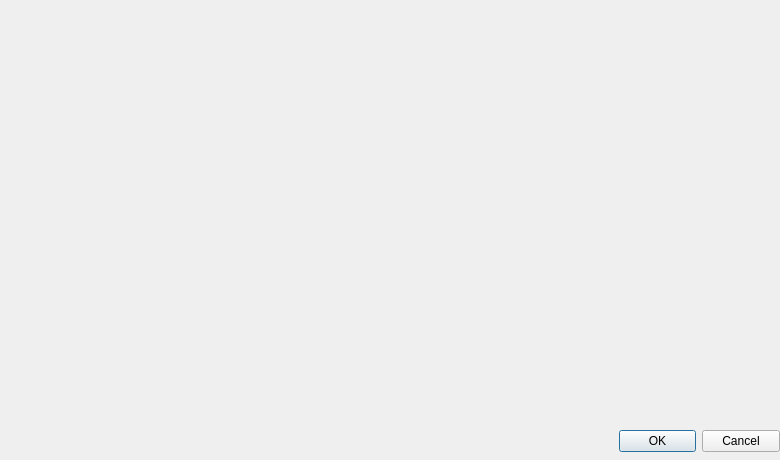
<?xml version="1.0" encoding="UTF-8"?>
<ui version="4.0">
 <class>ChannelBoxDialog</class>
 <widget class="QDialog" name="ChannelBoxDialog">
  <property name="geometry">
   <rect>
    <x>0</x>
    <y>0</y>
    <width>780</width>
    <height>460</height>
   </rect>
  </property>
  <property name="windowTitle">
   <string>Dialog</string>
  </property>
  <layout class="QVBoxLayout" name="verticalLayout">
   <property name="spacing">
    <number>0</number>
   </property>
   <property name="leftMargin">
    <number>0</number>
   </property>
   <property name="topMargin">
    <number>0</number>
   </property>
   <property name="rightMargin">
    <number>0</number>
   </property>
   <property name="bottomMargin">
    <number>0</number>
   </property>
   <item>
    <widget class="ChannelBoxWidget" name="widget" native="true">
     <widget class="QDialogButtonBox" name="buttonBox">
      <property name="geometry">
       <rect>
        <x>619</x>
        <y>430</y>
        <width>161</width>
        <height>23</height>
       </rect>
      </property>
      <property name="orientation">
       <enum>Qt::Horizontal</enum>
      </property>
      <property name="standardButtons">
       <set>QDialogButtonBox::Cancel|QDialogButtonBox::Ok</set>
      </property>
     </widget>
    </widget>
   </item>
  </layout>
 </widget>
 <customwidgets>
  <customwidget>
   <class>ChannelBoxWidget</class>
   <extends>QWidget</extends>
   <header>channelboxwidget.h</header>
   <container>1</container>
  </customwidget>
 </customwidgets>
 <resources/>
 <connections>
  <connection>
   <sender>buttonBox</sender>
   <signal>accepted()</signal>
   <receiver>ChannelBoxDialog</receiver>
   <slot>accept()</slot>
   <hints>
    <hint type="sourcelabel">
     <x>248</x>
     <y>254</y>
    </hint>
    <hint type="destinationlabel">
     <x>157</x>
     <y>274</y>
    </hint>
   </hints>
  </connection>
  <connection>
   <sender>buttonBox</sender>
   <signal>rejected()</signal>
   <receiver>ChannelBoxDialog</receiver>
   <slot>reject()</slot>
   <hints>
    <hint type="sourcelabel">
     <x>316</x>
     <y>260</y>
    </hint>
    <hint type="destinationlabel">
     <x>286</x>
     <y>274</y>
    </hint>
   </hints>
  </connection>
 </connections>
</ui>
